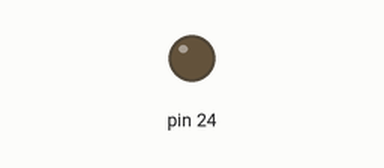
Simulated run of this program. Board: Teensy 4. On the bench: output pins drawn as LEDs (lit = HIGH). Dashed ring = blinking. No radio packets arrive unless stated; what the program prints to the serial monitor is not drawn.

Above: at 1.0 s.
At 2.5 s:
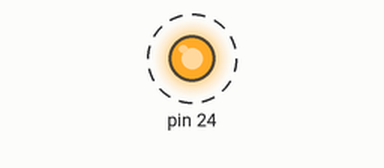
Timing chart, 0 to 4.6 s (numbered marks = the images above):
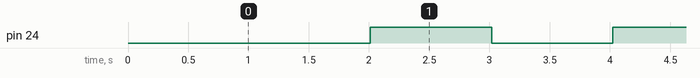

Measured:
- by itself, pin 24: alternates HIGH for 1.0 s and LOW for 1.0 s

The program:

main.cpp
```cpp
#include <Arduino.h>
#include <SPI.h>
#include "printf.h"
#include "RF24.h"
#include "Reciver.hpp"
#include "ReciverData.hpp"
//#include "Racket.hpp"
#include "ResponsiveAnalogRead.h"
#include <EasyTransfer.h>

/*
██████╗ ███████╗██████╗ ██╗  ██╗
██╔══██╗██╔════╝╚════██╗██║  ██║
██████╔╝█████╗   █████╔╝███████║
██╔══██╗██╔══╝  ██╔═══╝ ╚════██║
██║  ██║██║     ███████╗     ██║
╚═╝  ╚═╝╚═╝     ╚══════╝     ╚═╝
*/
RF24 radio(21, 20); //CE pin, CSN pin
const uint64_t ADRESS{0xF0F0F0F0D2LL};
const byte CHANNEL{121};
ReciverData racketData;
Reciver reciver(radio, ADRESS, CHANNEL, racketData);
/*
███████╗████████╗
██╔════╝╚══██╔══╝
█████╗     ██║
██╔══╝     ██║
███████╗   ██║
╚══════╝   ╚═╝
 */
EasyTransfer ET;

struct SEND_DATA_STRUCTURE
{
  //put your variable definitions here for the data you want to send
  //THIS MUST BE EXACTLY THE SAME ON THE OTHER ARDUINO
  int16_t pz;
};
SEND_DATA_STRUCTURE mydata;
void blink();

void setup()
{
  Serial.begin(9600);

  // while (!Serial )
  // {
  // }

  Serial8.begin(9600); // Open Serial8 for EaesyTransfer

  ET.begin(details(mydata), &Serial8);
  reciver.setup();
  pinMode(24,OUTPUT);

}

void loop()
{

    blink();
    reciver.loop();
    //ET
    mydata.pz = racketData.pz;
    ET.sendData();

}

void blink()
{
  static elapsedMillis ms_blink;
  if (ms_blink > 1000)
  {
    static boolean toggle = true;
    toggle = !toggle;
    digitalWrite(24, toggle);

    ms_blink = 0;
  }
}
```

Reciver.hpp
```cpp
#ifndef RECIVER_H
#define RECIVER_H
#pragma once
#include "RF24.h"
#include "ReciverData.hpp"


class Reciver
{
private:
	RF24           &radio;
	const uint64_t adress;
	const byte     channel;
	ReciverData    &reciverData;

public:
	Reciver(RF24 &RADIO, const uint64_t ADRESS, const byte CHANNEL, ReciverData &RECIVER_DATA) : radio(RADIO),
																								adress(ADRESS),
																								channel(CHANNEL),
																								reciverData(RECIVER_DATA)
	{
	}

	void setup()
	{
		if (!radio.begin())
		{
			Serial.println(F("radio hardware is not responding!!"));
			while (1)
			{
			}
		}
		else
		{
			Serial.println(F("Reciver Teensy LC - 121 LEFT Racket!!"));
		}

		radio.setChannel(channel);
		radio.setPALevel(RF24_PA_MAX);
		radio.setPayloadSize(sizeof(reciverData));
		radio.setAutoAck(false);
		radio.setDataRate(RF24_2MBPS);
		radio.openReadingPipe(0, adress);
		radio.startListening();

		// For debugging info
		printf_begin();				// needed only once for printing details
		radio.printDetails();		// (smaller) function that prints raw register values
		radio.printPrettyDetails(); // (larger) function that prints human readable data
	}

	void loop()
	{
		static elapsedMillis nCurrentTime;
		uint8_t pipe;

		if (radio.available(&pipe))
		{
			//Serial.println(reciverData.fsr);

			uint8_t bytes = radio.getPayloadSize();
			radio.read(&reciverData, bytes);
		}
	}

	void isAvaiable()
	{

	}
	};
#endif
```

ReciverData.hpp
```cpp
#ifndef RECIVERDATA_H
#define RECIVERDATA_H
#pragma once

struct ReciverData
{
  float gx;
  float gz;
  float gy;
  float ax;
  float ay;
  float az;
  int pz;
  int fsr;
};
#endif
```
